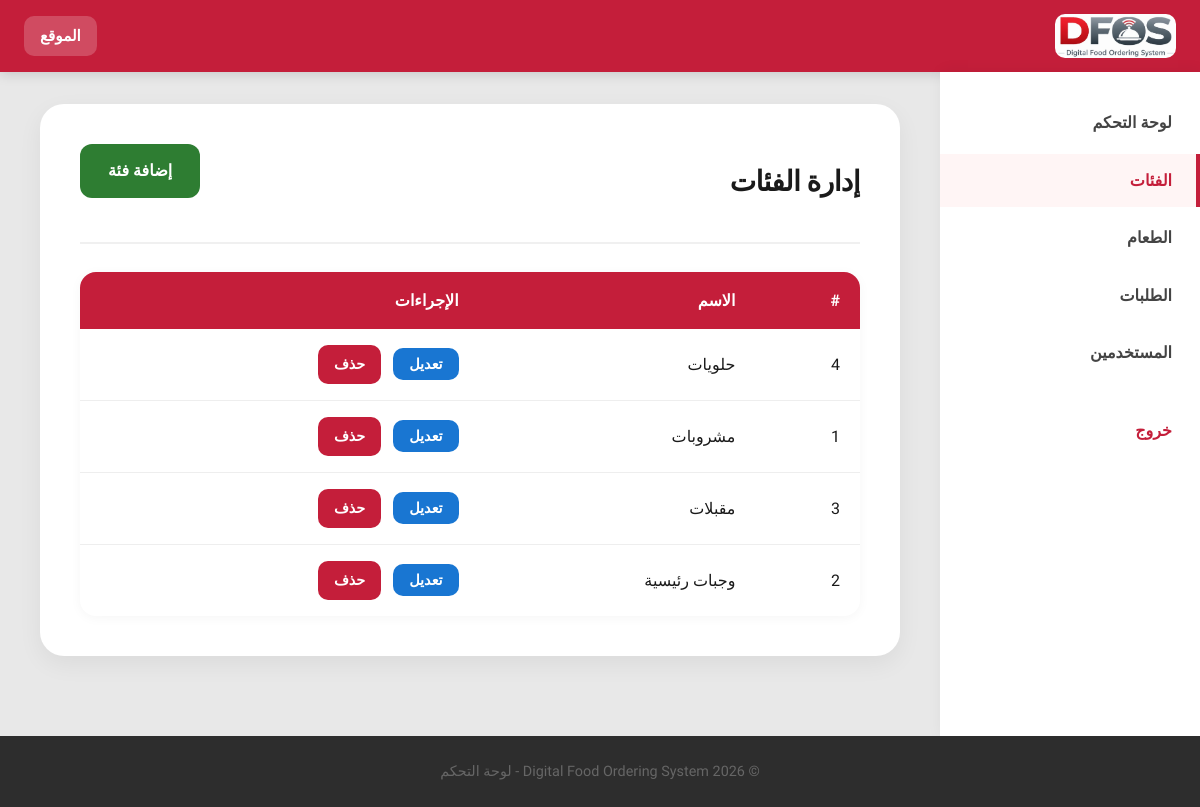
Screenshot of /admin/categories.php (signed in) with the database file from the repository.
### tables this page shows
CREATE TABLE IF NOT EXISTS categories (
    id INT AUTO_INCREMENT PRIMARY KEY,
    name VARCHAR(100) NOT NULL,
    created_at TIMESTAMP DEFAULT CURRENT_TIMESTAMP
);

### admin/categories.php (the view, shortened to what this page needs)
<?php
require_once '../config/database.php';
$categories = $conn->query("SELECT * FROM categories ORDER BY name")->fetch_all(MYSQLI_ASSOC);
include 'includes/header.php';
?>
<section class="admin-section">
    <div class="admin-section-header">
        <h1 class="section-title">إدارة الفئات</h1>
        <a href="#" class="btn-add" onclick="document.getElementById('addModal').classList.add('active'); return false;">إضافة فئة</a>
    </div>
    <table class="admin-table">
        <thead>
            <tr>
                <th>#</th>
                <th>الاسم</th>
                <th>الإجراءات</th>
            </tr>
        </thead>
        <tbody>
            <?php foreach ($categories as $cat): ?>
                <tr>
                    <td><?php echo $cat['id']; ?></td>
                    <td><?php echo htmlspecialchars($cat['name']); ?></td>
                    <td>
                        <button class="btn-small btn-edit" onclick="editCategory(<?php echo $cat['id']; ?>, '<?php echo htmlspecialchars(addslashes($cat['name'])); ?>')">تعديل</button>
                        <a href="categories.php?delete=<?php echo $cat['id']; ?>" class="btn-small btn-delete" onclick="return confirm('حذف هذه الفئة؟')">حذف</a>
                    </td>
                </tr>
            <?php endforeach; ?>
        </tbody>
    </table>
</section>
<?php
$footerPath = __DIR__ . '/includes/footer.php';
if (file_exists($footerPath)) include $footerPath;
else echo '</main></body></html>';
?>

### assets/css/style.css (style rules this page uses)
* { margin: 0; padding: 0; box-sizing: border-box; }
body { font-family: 'IBM Plex Sans Arabic', sans-serif; background: #e8e8e8; color: #1a1a1a; line-height: 1.6; min-height: 100vh; display: flex; flex-direction: column; }
.section-title { font-size: 2.4rem; font-weight: 700; margin-bottom: 12px; color: #1a1a1a; letter-spacing: -0.02em; }

### admin/admin.css (style rules this page uses)
.admin-body { background: #e8e8e8; min-height: 100vh; display: flex; flex-direction: column; }
.admin-section { background: white; padding: 40px; border-radius: 24px; box-shadow: 0 8px 24px rgba(0,0,0,0.06); margin-bottom: 32px; }
.admin-section-header { display: flex; justify-content: space-between; align-items: center; flex-wrap: wrap; gap: 20px; margin-bottom: 28px; padding-bottom: 20px; border-bottom: 2px solid #f0f0f0; }
.admin-section .section-title { margin: 0; font-size: 1.75rem; }
.admin-table { width: 100%; border-collapse: collapse; border-radius: 16px; overflow: hidden; box-shadow: 0 2px 12px rgba(0,0,0,0.04); }
.admin-table th, .admin-table td { padding: 16px 20px; text-align: right; }
.admin-table thead { background: #c41e3a; color: white; }
.admin-table th { font-weight: 700; font-size: 1rem; }
.admin-table tbody tr { border-bottom: 1px solid #eee; transition: background 0.15s; }
.admin-table tbody tr:last-child { border-bottom: none; }
.btn-add { display: inline-block; padding: 14px 28px; background: #2e7d32; color: white; border-radius: 12px; text-decoration: none; font-weight: 700; font-size: 1rem; margin-bottom: 24px; transition: background 0.2s, transform 0.15s; }
.btn-small { padding: 8px 16px; font-size: 0.9rem; border-radius: 10px; text-decoration: none; display: inline-block; margin-left: 8px; border: none; cursor: pointer; font-weight: 600; transition: opacity 0.2s; }
.btn-edit { background: #1976d2; color: white; }
.btn-delete { background: #c41e3a; color: white; }

### rows the page displays
categories: id "4", name "حلويات"
categories: id "1", name "مشروبات"
categories: id "3", name "مقبلات"
categories: id "2", name "وجبات رئيسية"
